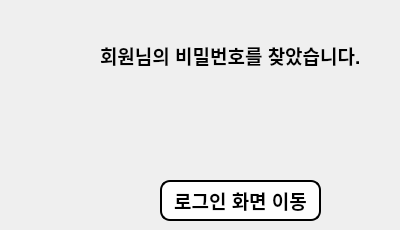
       <widget class="QWidget" name="page_10">
        <widget class="QLabel" name="label_35">
         <property name="geometry">
          <rect>
           <x>100</x>
           <y>40</y>
           <width>291</width>
           <height>31</height>
          </rect>
         </property>
         <property name="font">
          <font>
           <pointsize>14</pointsize>
           <bold>true</bold>
          </font>
         </property>
         <property name="styleSheet">
          <string notr="true">color: rgb(0, 0, 0);</string>
         </property>
         <property name="text">
          <string>회원님의 비밀번호를 찾았습니다.</string>
         </property>
        </widget>
        <widget class="QLabel" name="label_36">
         <property name="geometry">
          <rect>
           <x>130</x>
           <y>110</y>
           <width>231</width>
           <height>21</height>
          </rect>
         </property>
         <property name="font">
          <font>
           <pointsize>13</pointsize>
          </font>
         </property>
         <property name="styleSheet">
          <string notr="true">color: rgb(0, 0, 0);</string>
         </property>
         <property name="text">
          <string/>
         </property>
        </widget>
        <widget class="QPushButton" name="btnGTlogin2">
         <property name="geometry">
          <rect>
           <x>160</x>
           <y>180</y>
           <width>161</width>
           <height>41</height>
          </rect>
         </property>
         <property name="font">
          <font>
           <pointsize>14</pointsize>
           <bold>true</bold>
          </font>
         </property>
         <property name="styleSheet">
          <string notr="true">color: rgb(0, 0, 0);
border-radius: 10px;
background-color: rgb(254, 254, 254);
border:2px solid;</string>
         </property>
         <property name="text">
          <string>로그인 화면 이동</string>
         </property>
        </widget>
       </widget>
